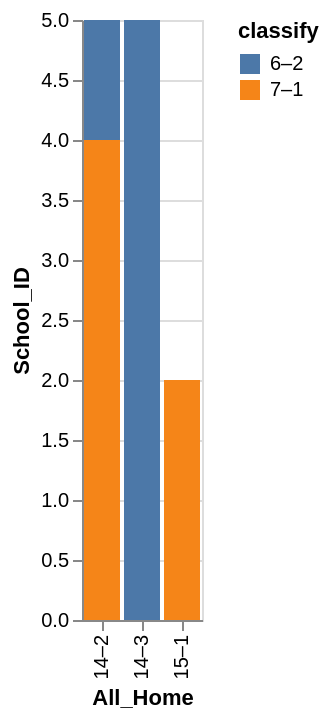

The Vega-Lite source for this figure:
### Vega-Lite specification from a JSON file in a GitHub repository (floating-point values rounded to 4 significant figures)
{"data": {"values": [{"x_data": "14–2", "y_data": 1, "classify": "6–2"}, {"x_data": "14–3", "y_data": 5, "classify": "6–2"}, {"x_data": "15–1", "y_data": 0, "classify": "6–2"}, {"x_data": "14–2", "y_data": 4, "classify": "7–1"}, {"x_data": "14–3", "y_data": 0, "classify": "7–1"}, {"x_data": "15–1", "y_data": 2, "classify": "7–1"}]}, "mark": "bar", "encoding": {"x": {"field": "x_data", "type": "nominal", "title": "All_Home", "sort": "ascending"}, "y": {"field": "y_data", "type": "quantitative", "title": "School_ID"}, "color": {"field": "classify"}}}
